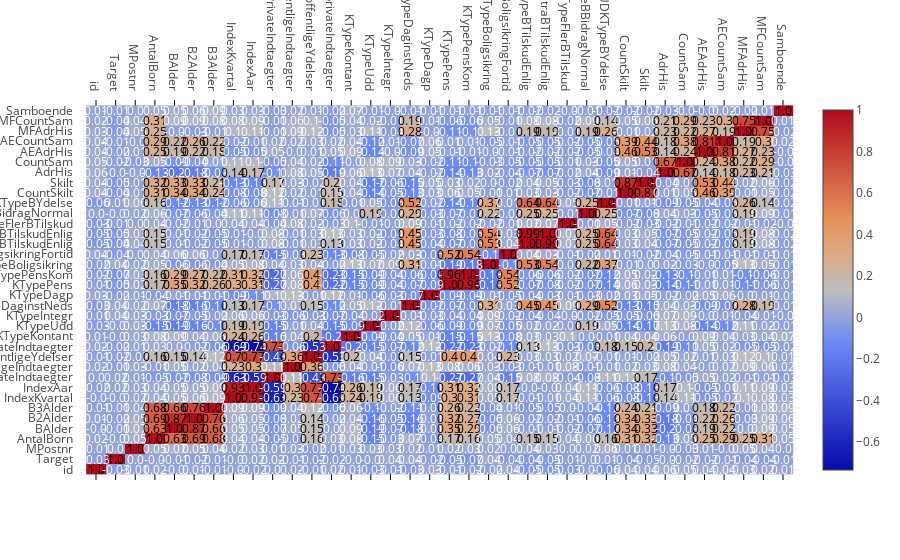

The notebook cell saved with this chart:
### Code cell
### 3. Correlations 

# Import of packages for plotting: 
import plotly.plotly as py
import plotly.graph_objs as go
import plotly.figure_factory as ff
from plotly.offline import iplot, init_notebook_mode

# Using plotly + cufflinks in offline mode
import cufflinks
cufflinks.go_offline(connected=True)
init_notebook_mode(connected=True)

# Correlation between variables 
df.corr() # Inspect values 

#Create Correlogram - Heatmap: 
corrs = df.corr() # We plot them visually
figure = ff.create_annotated_heatmap(
    z=corrs.values,
    x=list(corrs.columns),
    y=list(corrs.index),
    annotation_text=corrs.round(2).values,
    showscale=True)
        
figure.iplot()
